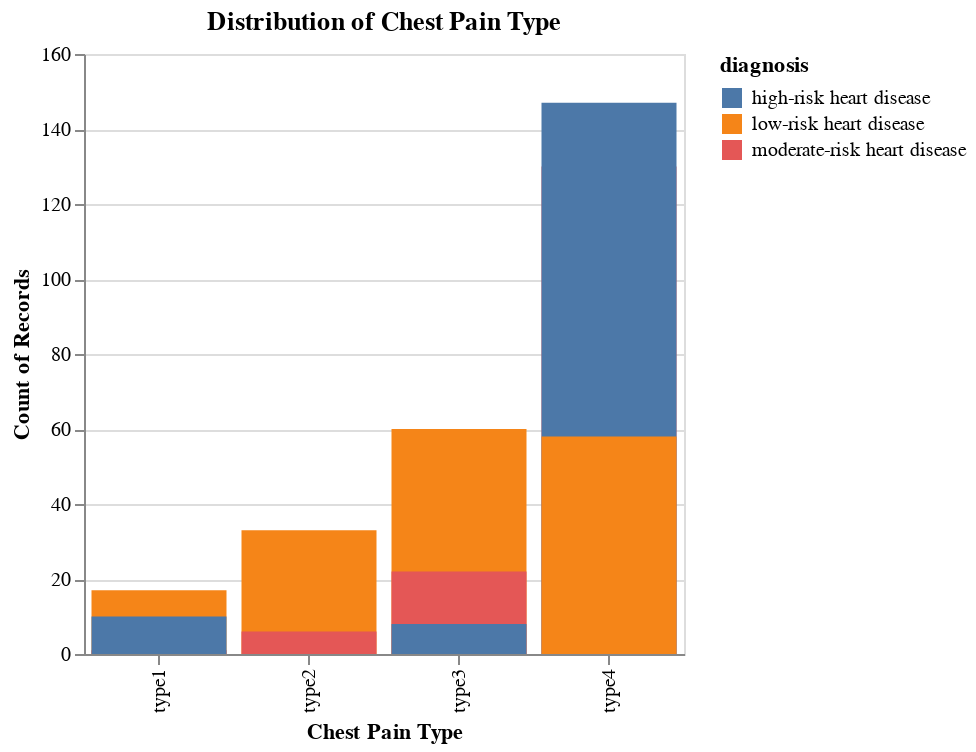

Notebook code cell kept with this figure:
### Code cell
# chest pain type
cp_hist = alt.Chart(heart_disease_train).mark_bar().encode(
    x=alt.X("type_chestpain").title("Chest Pain Type"),
    y=alt.Y("count()").stack(False),
    color = "diagnosis:N"
).properties(
    width=300,
    height=300,
    title = "Distribution of Chest Pain Type"
)

cp_hist

### Figure 1 — Vega-Lite specification as saved in the notebook (floating-point values rounded to 4 significant figures; data arrays with more than 128 entries replaced by an {"elided": "..."} marker saying what was removed)
{"config": {"view": {"continuousWidth": 300, "continuousHeight": 300}}, "data": {"name": "data-9dca18b945155743a5c55f6d45fa1cf1"}, "mark": {"type": "bar"}, "encoding": {"color": {"field": "diagnosis", "type": "nominal"}, "x": {"field": "type_chestpain", "title": "Chest Pain Type", "type": "nominal"}, "y": {"aggregate": "count", "stack": false, "type": "quantitative"}}, "height": 300, "title": "Distribution of Chest Pain Type", "width": 300, "$schema": "https://vega.github.io/schema/vega-lite/v5.16.3.json", "datasets": {"data-9dca18b945155743a5c55f6d45fa1cf1": {"elided": "492 records"}}}
